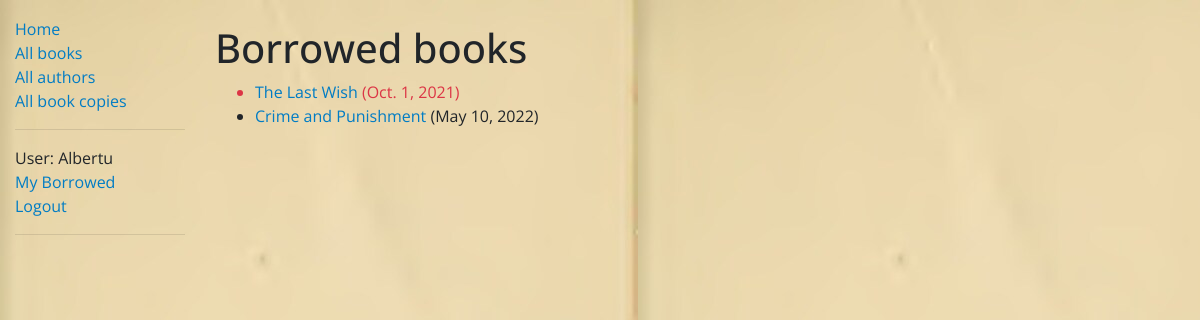
/catalog/mybooks/ (signed in), run on the app's committed database.
### catalog/models.py (models this page shows, shortened)
class BookInstance(models.Model):
    id = models.UUIDField(primary_key=True, default=uuid.uuid4,
                          help_text='Unique ID for this particular book across whole library')
    book = models.ForeignKey(Book, on_delete=models.RESTRICT, null=True)
    imprint = models.CharField(max_length=200)
    due_back = models.DateField(null=True, blank=True)
    language = models.ForeignKey('Language', on_delete=models.SET_NULL, null=True)
    borrower = models.ForeignKey(User, on_delete=models.SET_NULL, null=True, blank=True)
    LOAN_STATUS = (
        ('m', 'Maintenance'),
        ('o', 'On loan'),
        ('a', 'Available'),
        ('r', 'Reserved'),
    )
    status = models.CharField(
        max_length=1,
        choices=LOAN_STATUS,
        blank=True,
        default='m',
        help_text='Book availability',
    )
    class Meta:
        ordering = ['due_back']
        permissions = (("can_mark_returned", "Set book as returned"),)
    @property
    def is_overdue(self):
        return bool(self.due_back and self.due_back < date.today())

class Book(models.Model):
    title = models.CharField(max_length=200)
    author = models.ForeignKey('Author', on_delete=models.SET_NULL, null=True)
    summary = models.TextField(max_length=1000, help_text='Enter a brief description of the book')
    isbn = models.CharField('ISBN', max_length=13, unique=True,
                            help_text='13 Character <a href=\
                            "https://www.isbn-international.org/content/what-isbn">ISBN number</a>')
    genre = models.ManyToManyField(Genre, help_text='Select a genre for this book')
    language_of_origin = models.ForeignKey('Language', on_delete=models.SET_NULL, null=True)
    class Meta:
        ordering = ['title']
    def display_genre(self):
        """Create a string for the Genre. This is required to display genre in Admin."""
        return ', '.join(genre.name for genre in self.genre.all()[:3])
    display_genre.short_description = 'Genre'

### catalog/views.py (the view)
# urls.py: path('mybooks/', views.LoanedBooksByUserListView.as_view(), name='my-borrowed'),
class LoanedBooksByUserListView(LoginRequiredMixin, generic.ListView):
    model = BookInstance
    template_name = os.path.join('catalog', 'bookinstance_list_borrowed_user.html')
    paginate_by = 10
    def get_queryset(self):
        return BookInstance.objects\
            .filter(borrower=self.request.user)\
            .filter(status__exact='o')

### catalog/templates/catalog/bookinstance_list_borrowed_user.html
{% extends 'catalog/bookinstance_list_borrowed_all.html' %}
{% block bookinstance_view %}
    <a href="{% url 'book-detail' bookinstance.book.pk %}">
        {{ bookinstance.book.title }}</a> ({{ bookinstance.due_back }})
{% endblock %}

### catalog/templates/catalog/bookinstance_list_borrowed_all.html (shortened to what this page needs)
{% extends 'base_generic.html' %}
{% block content %}
    <h1>Borrowed books</h1>
    {% if bookinstance_list %}
        <ul>
            {% for bookinstance in bookinstance_list %}
                <li class="{% if bookinstance.is_overdue %}text-danger{% endif %} ">
                    {% block bookinstance_view %}{% endblock %}
                </li>
            {% endfor %}
        </ul>
    {% else %}
        <p>There are no books borrowed.</p>
    {% endif %}
{% endblock %}

### catalog/templates/base_generic.html (shortened to what this page needs)
<!doctype html>
<html lang="en">
<head>
    <link rel="stylesheet"
          href="https://cdn.jsdelivr.net/npm/bootstrap@4.5.3/dist/css/bootstrap.min.css"
>
    {% load static %}
    <link rel="stylesheet" href="{% static 'css/styles.css' %}">
    <link rel="stylesheet" href="{% static 'css/links.css' %}">
</head>
<body>
<div class="container-fluid">
    <div class="row">
        <div class="col-sm-2">
            {% block sidebar %}
                <ul class="sidebar-nav this-nav">
                    <li><a href="{% url 'index' %}" class="third after">Home</a></li>
                    <li><a href="{% url 'books' %}" class="third after">All books</a></li>
                    <li><a href="{% url 'authors' %}" class="third after">All authors</a></li>
                    {% if user.is_authenticated %}
                        <li><a href="{% url 'bookinstances' %}" class="third after">All book copies</a></li>
                    {% endif %}
                    <hr>
                    {% if user.is_authenticated %}
                        <li>User: {{ user.get_username }}</li>
                        <li><a href="{% url 'my-borrowed' %}" class="third after">My Borrowed</a></li>
                        <li><a href="{% url 'logout' %}?next={{ request.path }}" class="third after">Logout</a></li>
                    {% else %}
                        <li><a href="{% url 'login' %}?next={{ request.path }}" class="third after">Login</a></li>
                    {% endif %}
                </ul>
                <hr>
            {% endblock %}
        </div>
        <div class="col-sm-10 content">
            {% block content %}{% endblock %}
        </div>
    </div>
</div>
</body>
</html>

### catalog/static/css/styles.css (style rules this page uses)
body { background-image: url("../images/reader.jpg"); }
.sidebar-nav { margin-top: 10%; padding: 0; list-style: none; }
.content { padding-top: 2%; background-size: cover; }

### catalog/static/css/links.css (style rules this page uses)
body { font-family:'Open Sans', sans-serif; }
a,a:visited,a:hover,a:active { -webkit-backface-visibility:hidden; backface-visibility:hidden; position:relative; transition:0.5s color ease; text-decoration:none; color: #017cc4; }
a.before:before,a.after:after { content: ""; transition:0.5s all ease; -webkit-backface-visibility:hidden; backface-visibility:hidden; position:absolute; }
a.after:after { bottom:-0.05em; }
a.before:before,a.after:after { height:5px; height:0.15rem; width:0; background:#d73444; }
a.third:after,a.sixth:before,a.sixth:after { left:50%; -webkit-transform:translateX(-50%); transform:translateX(-50%); }

### data on the page
BookInstance: book "The Last Wish", due_back "Oct. 1, 2021"
BookInstance: book "Crime and Punishment", due_back "May 10, 2022"

### other printed values
{{ user.get_username }} "Albertu"
